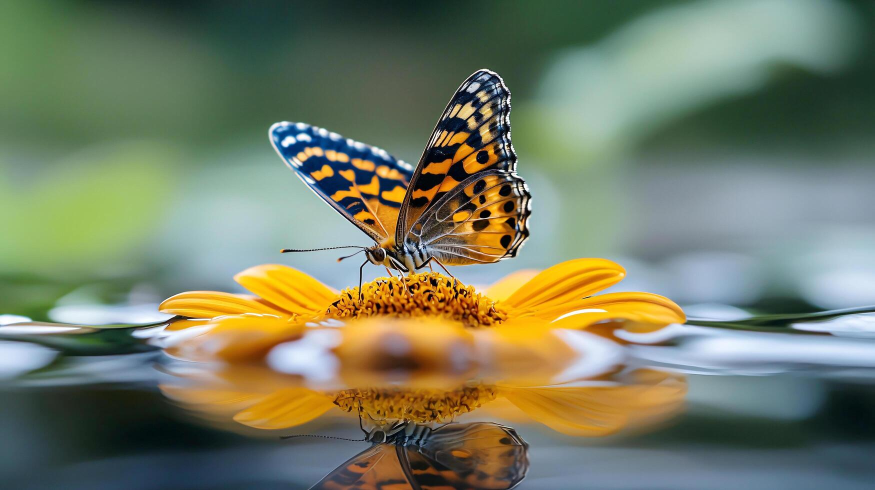
#> input picture CVLab01/assets/buter.jpg, 1749 x 980 px (shown at 1/2 size)
$ jupyter execute lab-task-01.ipynb   (shell and % lines are left out)
#> lines starting #> are read from the running program, lines starting #| are printed output that depends on the picture
## Lab Task 01.
### `Instructions:`
- Read any open-source image.
- Resize the image to half its original dimensions.
- Rotate the resized image 180 degrees clockwise.
- Flip the rotated image vertically.

[cell 1]
import cv2 as cv
import matplotlib.pyplot as plt
from IPython.display import Image, display

[cell 2]
img = cv.imread('./assets/buter.jpg')
#> img is the input picture: shape (980, 1749, 3); mean B, G, R 101.2, 124.9, 117.8

[cell 3]
# Encode from jpg to png bytes using opencv
_ , butterfly = cv.imencode('.png', img)

[cell 4]
# Disply inline image
display(Image(data=butterfly.tobytes()))

[cell 5]
height, width = img.shape[:2]
#> height = 980; width = 1749
print("Height:", height)
#| Height: 980
print("Width:",width)
#| Width: 1749

[cell 6]
resized_image = cv.resize(img, (width//2, height//2))
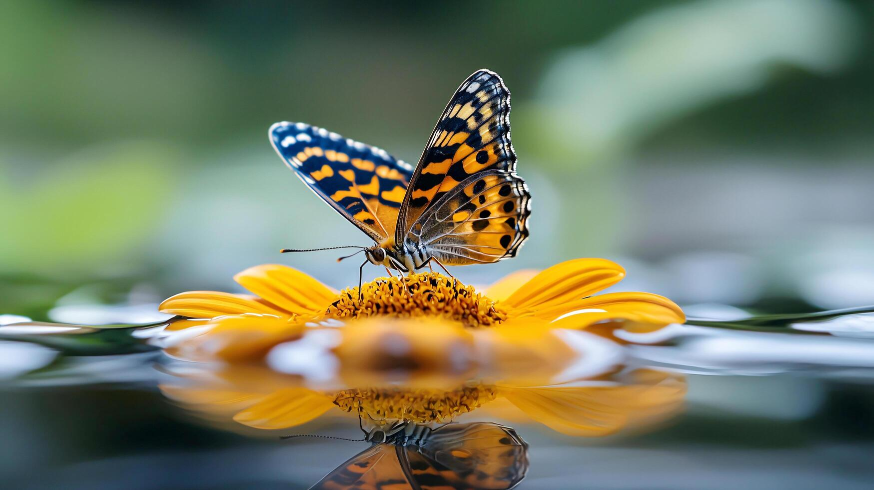
#> resized_image: shape (490, 874, 3); mean B, G, R 101.2, 125, 117.9
# malplotlib expect RGB image but OpenCV read BGR image so, we need to reverse the channels.
img = cv.imread('./assets/buter.jpg', 1)
img_channels_reverse = img[:, :,::-1]
plt.imshow(img)
#> (this line was passed over: IPython is not available in this run)
plt.show()
plt.imshow(img_channels_reverse)
#> (this line was passed over: IPython is not available in this run)
plt.show()

[cell 7]
rotated_image = cv.rotate(img_channels_reverse, cv.ROTATE_180)
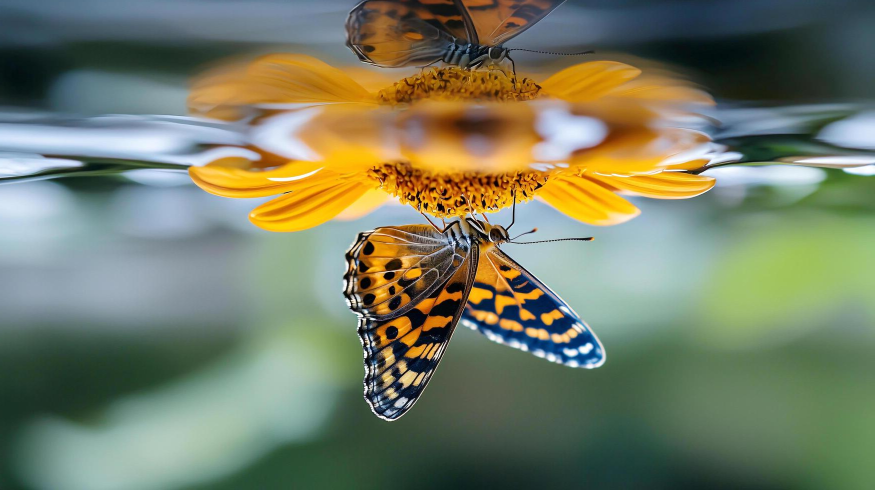
#> rotated_image: shape (980, 1749, 3) (shown at 1/2 size); mean R, G, B 117.8, 124.9, 101.2
plt.imshow(rotated_image)
#> (this line was passed over: IPython is not available in this run)
plt.show()

[cell 8]
# flip the above image vertically
vertical_flip = cv.flip(img_channels_reverse, 0)
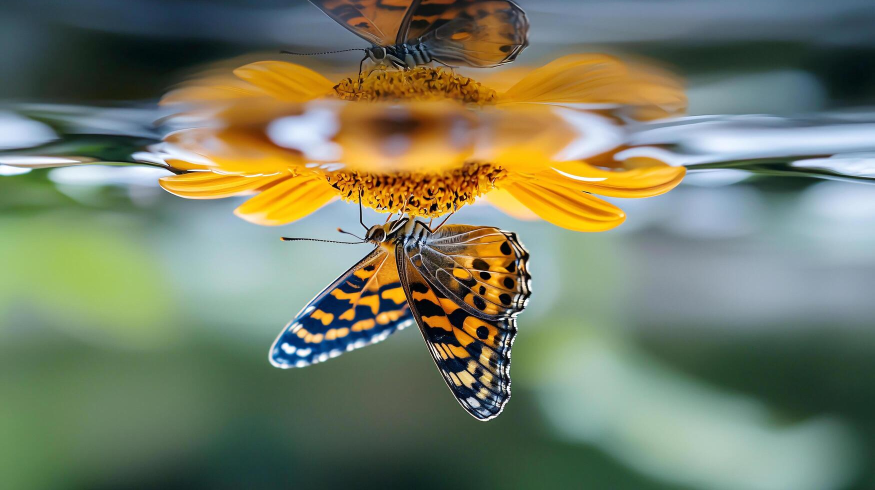
#> vertical_flip: shape (980, 1749, 3) (shown at 1/2 size); mean R, G, B 117.8, 124.9, 101.2
plt.imshow(vertical_flip)
#> (this line was passed over: IPython is not available in this run)
plt.show()
